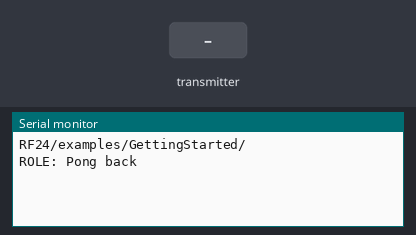
This sketch was run on a simulated Arduino Uno, built with avr-gcc and run on an emulated ATmega328P. Shown: the last lines printed to the serial monitor. Inputs (shaded band) come from the test bench. No radio packets arrive unless stated.

Above: at 1.2 s.
1.3 s: the transmitter starts sending joystick.0 = 0
At 1.37 s:
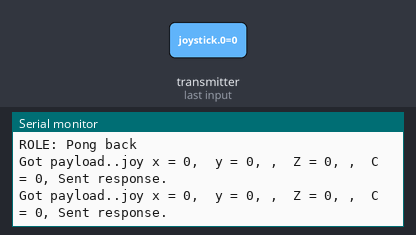
3.2 s: the transmitter starts sending joystick.1 = 256
At 3.28 s:
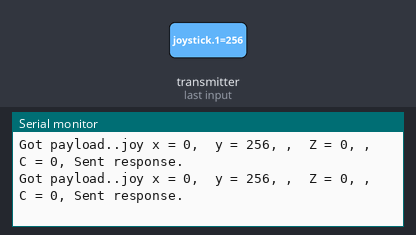
4.7 s: the transmitter starts sending joystick.1 = 0
7.7 s: the transmitter starts sending joystick.2 = 256
At 7.79 s:
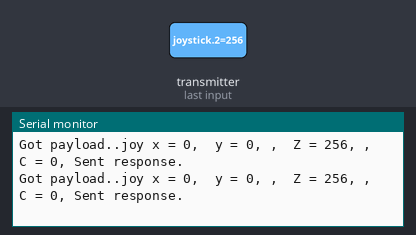
9.2 s: the transmitter starts sending joystick.3 = 0
12.2 s: the transmitter starts sending joystick.0 = 256
At 12.3 s:
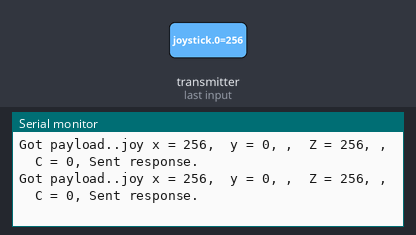

Measured:
- after the input at 1.3 s, the serial monitor: prints a new line at once (image 1)
- after the input at 3.2 s, the serial monitor: prints a new line at once (image 2)
- after the input at 7.7 s, the serial monitor: prints a new line at once (image 3)
- after the input at 12.2 s, the serial monitor: prints a new line at once (image 4)

The sketch:

TestNrF24Receiver.ino
```cpp
// (licence header left out)
#include <SPI.h>
#include "nRF24L01.h"
#include "RF24.h"
#include "printf.h"
#include "avr/io.h"
#include "avr/wdt.h"
//
// Hardware configuration
//

// Set up nRF24L01 radio on SPI bus plus pins 9 & 10

RF24 radio(9,10);

//
// Topology
//

// Radio pipe addresses for the 2 nodes to communicate.
const uint64_t pipes[2] = { 0xF0F0F0F0E1LL, 0xF0F0F0F0D2LL };
int joystick[4];  // 2 element array holding Joystick readings

//
// Role management
//
// Set up role.  This sketch uses the same software for all the nodes
// in this system.  Doing so greatly simplifies testing.
//

// The various roles supported by this sketch
typedef enum { role_ping_out = 1, role_pong_back } role_e;

// The debug-friendly names of those roles
const char* role_friendly_name[] = { "invalid", "Ping out", "Pong back"};

// The role of the current running sketch
role_e role = role_pong_back;

void setup(void)
{
  //
  // Print preamble
  //
  byte sz=sizeof(joystick);
  Serial.begin(115200); // Opening the serial port
  printf_begin();
  printf("\n\rRF24/examples/GettingStarted/\n\r");
  printf("ROLE: %s\n\r",role_friendly_name[role]);
  wdt_enable(WDTO_2S);

  //
  // Setup and configure rf radio
  //

  radio.begin();

  // optionally, increase the delay between retries & # of retries
  radio.setRetries(15,15);

  // optionally, reduce the payload size.  seems to
  // improve reliability
  radio.setPayloadSize(sz);

  //
  // Open pipes to other nodes for communication
  //

  // This simple sketch opens two pipes for these two nodes to communicate
  // back and forth.
  // Open 'our' pipe for writing
  // Open the 'other' pipe for reading, in position #1 (we can have up to 5 pipes open for reading)


    radio.openWritingPipe(pipes[1]);
    radio.openReadingPipe(1,pipes[0]);


  //
  // Start listening
  //

  radio.startListening();

  //
  // Dump the configuration of the rf unit for debugging
  //

  radio.printDetails();
}

void loop(void)
{

  //
  // Pong back role.  Receive each packet, dump it out, and send it back
  //

  if ( role == role_pong_back )
  {
    // if there is data ready
    if ( radio.available() )
    {
      // Dump the payloads until we've gotten everything
      unsigned long got_time;
      bool done = false;
      while (!done)
      {
        // Fetch the payload, and see if this was the last one.
        //done = radio.read( &got_time, sizeof(unsigned long) );
        done = radio.read( joystick, sizeof(joystick) );
        // Spew it
        printf("Got payload..");
        whatsinjoystick(joystick);

        // Delay just a little bit to let the other unit
        // make the transition to receiver
        delay(20);
      }

      // First, stop listening so we can talk
      radio.stopListening();

      // Send the final one back.
      radio.write( &got_time, sizeof(unsigned long) );
      printf("Sent response.\n\r");

      // Now, resume listening so we catch the next packets.
      radio.startListening();
    }
  }
      delay(10);

wdt_reset();
}
void whatsinjoystick(int joystick[4]){
       Serial.print("joy x = ");
        Serial.print(joystick[0]);
        Serial.print(",  y = ");
        Serial.print(joystick[1]);
	Serial.print(", ");
        Serial.print(",  Z = ");
        Serial.print(joystick[2]);
	Serial.print(", ");
        Serial.print(",  C = ");
        Serial.print(joystick[3]);
	Serial.print(", ");
}
```

printf.h
```cpp
// (licence header left out)
/**
 * @file printf.h
 *
 * Setup necessary to direct stdout to the Arduino Serial library, which
 * enables 'printf'
 */

#ifndef __PRINTF_H__
#define __PRINTF_H__

#ifdef ARDUINO

int serial_putc( char c, FILE * )
{
  Serial.write( c );

  return c;
}

void printf_begin(void)
{
  fdevopen( &serial_putc, 0 );
}

#else
#error This example is only for use on Arduino.
#endif // ARDUINO

#endif // __PRINTF_H__
```
